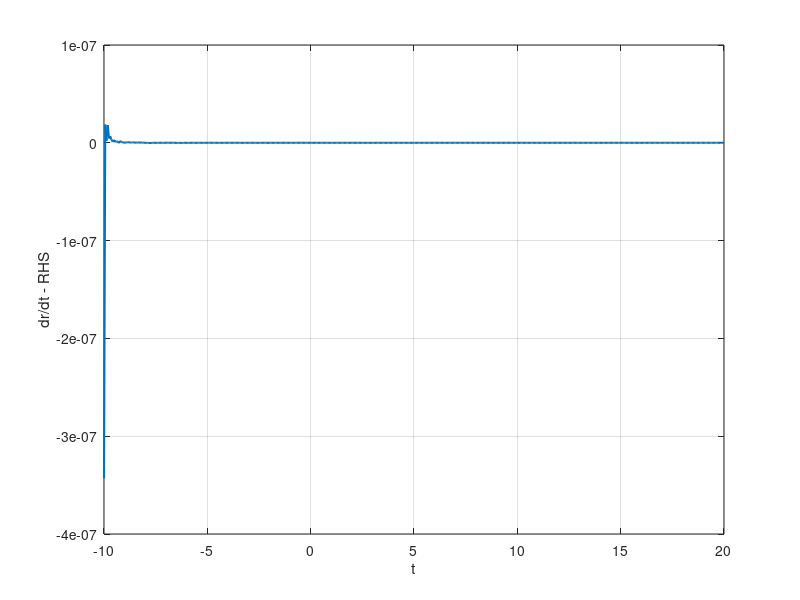

The MATLAB script that drew this image: (Note: this script raises an error after producing the figure.)
clear; clc;

k = 3;
L = 10;
epsilon = 0.05;
t0 = -10;

% closed-form solution
k_hat = k/L;
lambda = @(t) k_hat^2*( -k_hat^2 + epsilon*t );

const_term = @(t) (3*sqrt(pi)*k)/(sqrt(epsilon)*L) * exp(-k^6/(epsilon*L^6)) * ...
         exp( (2*k^4/(L^4))*t - (epsilon*k^2/(L^2)).*t.^2 );

img_term = @(t) ( erfi((sqrt(epsilon)*k/L)*t - k^3/(sqrt(epsilon)*L^3)) ...
                  - erfi((sqrt(epsilon)*k/L)*t0 - k^3/(sqrt(epsilon)*L^3)) );

IC_term = @(t) exp( (2*k^4/(L^4))*t - (epsilon*k^2/(L^2)).*t.^2 - (2*k^4/(L^4))*t0 + (epsilon*k^2/(L^2)).*t0.^2);

% IC
r_k_0 = 10; %(const_term(t0).*img_term(t0)/(1-IC_term(t0)))^(-1/2); % must be nonzero

r_k = @(t) (const_term(t).*img_term(t) + r_k_0^(-2)*IC_term(t)).^(-1/2);

% derivative
dt = 1e-6;
drdt = @(t) (r_k(t+dt)-r_k(t-dt))/(2*dt);

% Right-hand side of ODE
rhs = @(t) lambda(t).*r_k(t) - (k^2*3/L^2).*r_k(t).^3;

% Compare
t = linspace(t0,20,500);   % avoid t=0 where the formula is singular

err = drdt(t) - rhs(t);

fprintf('Maximum absolute error = %.3e\n', max(abs(err)));

figure;
% plot(t,rhs(t),'LineWidth',1.5)
% plot(t,drdt(t),'LineWidth',1.5, 'Color', '[0.1,0.1,0.1]')
plot(t,err,'LineWidth',1.5)
xlabel('t')
ylabel('dr/dt - RHS')
grid on
%title('Residual of ODE')

% ------------------------------------------------------------------------------------------
% ------------------------------------------------------------------------------------------


syms t t0 k L eps r0 real
assumeAlso([k L eps r0] > 0)
assumeAlso(t0,'real')

A = k^4/L^4;
B = k^2*eps/L^2;
C = 3*k^2/L^2;

% Closed-form solution
const = (3*sqrt(sym(pi))*k)/(sqrt(eps)*L) ...
    * exp(-k^6/(eps*L^6)) ...
    * exp(2*A*t - B*t^2);

img = erfi((sqrt(eps)*k/L)*t - k^3/(sqrt(eps)*L^3)) ...
    - erfi((sqrt(eps)*k/L)*t0 - k^3/(sqrt(eps)*L^3));

IC = r0^(-2)*exp(2*A*t - B*t^2);

r = (const*img + IC)^(-1/2);

% Symbolic derivative
drdt = simplify(diff(r,t),'Steps',100);

% RHS of ODE
lambda = (k^2/L^2)*(-k^2/L^2 + eps*t);
rhs = lambda*r - C*r^3;

% Residual
residual = simplify(expand(drdt-rhs),'Steps',200);

disp(residual)
